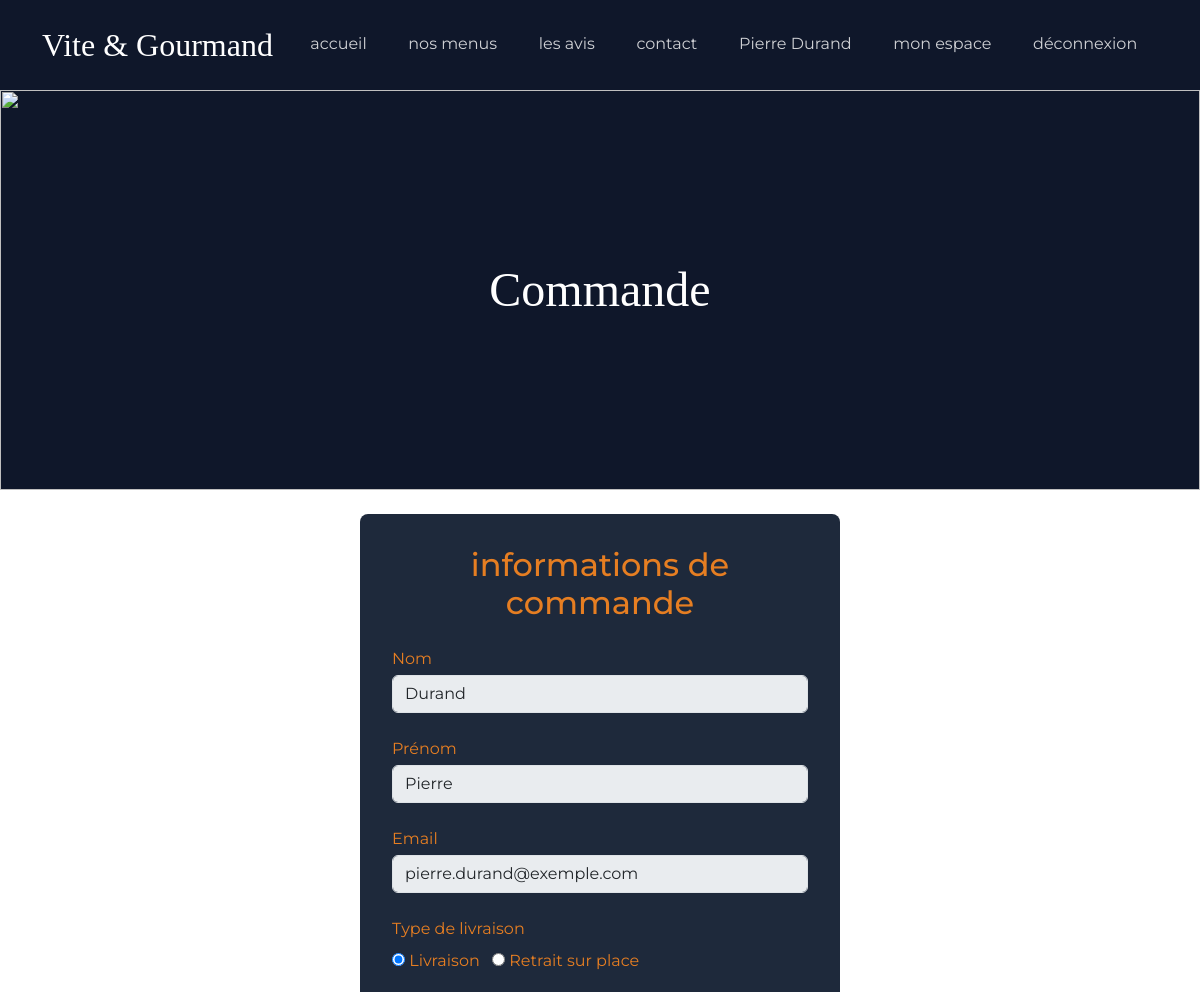
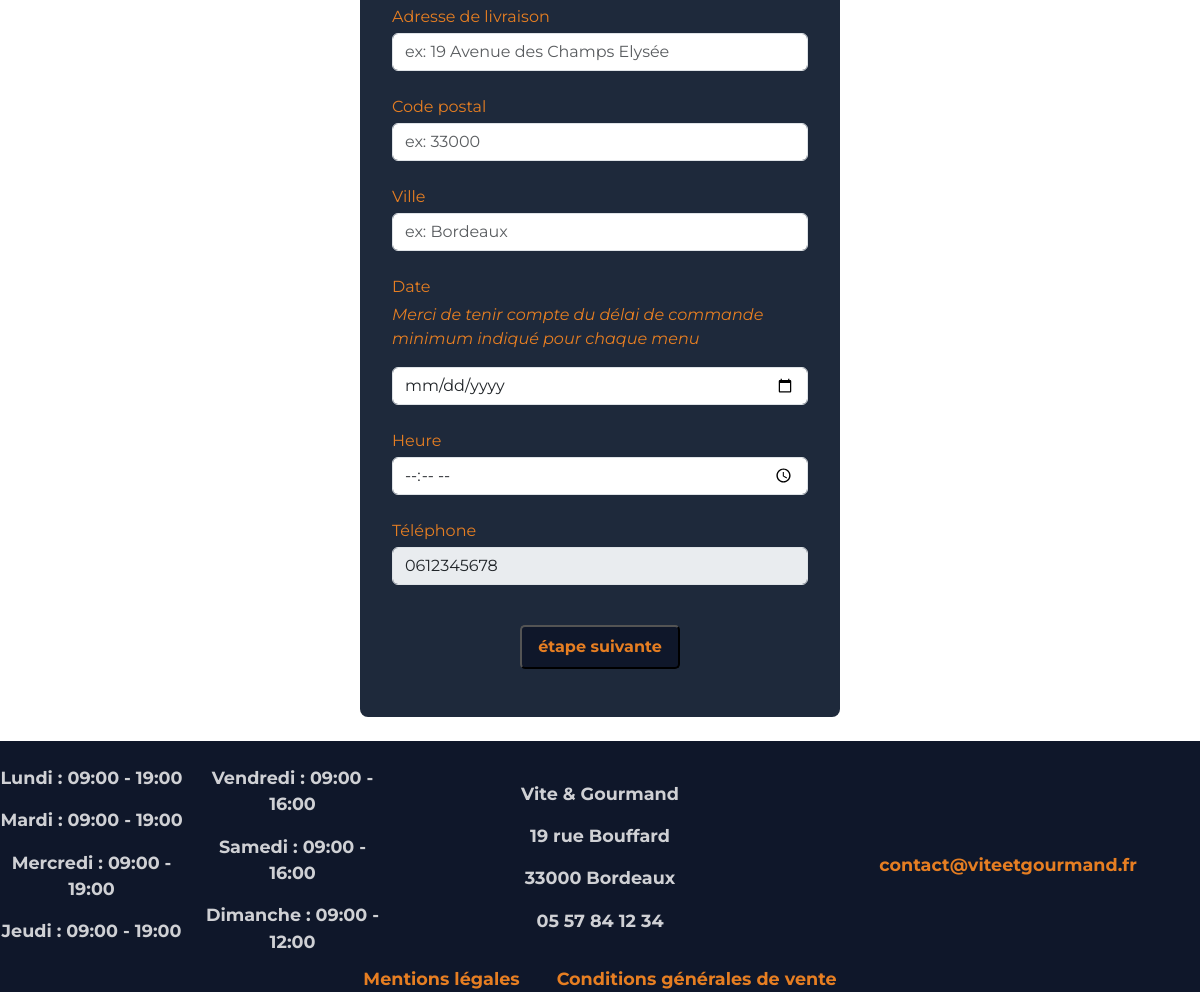
Screenshot of /commande (signed in) with the database file from the repository (2 pictures, top to bottom).
### tables this page shows
CREATE TABLE utilisateur(
   Id_Utilisateur INT AUTO_INCREMENT,
   nom VARCHAR(255) NOT NULL,
   prenom VARCHAR(255) NOT NULL,
   email VARCHAR(255) NOT NULL,
   mot_de_passe VARCHAR(255) NOT NULL,
   telephone VARCHAR(50) NOT NULL,
   adresse VARCHAR(255) NOT NULL,
   code_postal VARCHAR(50) NOT NULL,
   ville VARCHAR(255) NOT NULL,
   actif BOOLEAN NOT NULL DEFAULT 1,
   Id_role INT NOT NULL,
    
   must_change_password BOOLEAN NOT NULL DEFAULT 0,
   PRIMARY KEY(Id_Utilisateur),
   UNIQUE(email),
   FOREIGN KEY(Id_role) REFERENCES roles(Id_role)
);

CREATE TABLE horaire(
   Id_horaire INT AUTO_INCREMENT,
   jour VARCHAR(50) NOT NULL,
   heure_ouverture VARCHAR(50) NOT NULL,
   heure_fermeture VARCHAR(50) NOT NULL,
   PRIMARY KEY(Id_horaire)
);

### src/core/Router.php (called while the page is built, shortened)
<?php
class Router
{
    private $routes = [];
    public function add($url, $action)
    {
        $this->routes[$url] = $action;
    }
    public function dispatch()
    {
        $path = parse_url($_SERVER['REQUEST_URI'], PHP_URL_PATH);
        $path = rtrim($path, "/");
        try {
            $action = $this->routes[$path];
            $nomMethode = $action[1];
            $controller = new $nomController();
            $controller->$nomMethode();
        } catch (\Throwable $th) {
            http_response_code(500);
            die("Erreur serveur : " . $th->getMessage());
        }
    }
}

### public/index.php (called while the page is built, shortened)
<?php
$router = new Router();
$router->add('/', [HomeController::class, 'index']);
$router->add('/menus', [MenuController::class, 'index']);
$router->add('/menus/detail', [MenuController::class, 'showDetails']);
$router->add('/menus/filter', [MenuController::class, 'filter']);
$router->add('/connexion', [AuthController::class, 'handleLogin']);
$router->add('/logout', [AuthController::class, 'logout']);
$router->add('/inscription', [AuthController::class, 'handleSignUp']);
$router->add('/mot-de-passe-oublie', [AuthController::class, 'handleResetPassword']);
$router->add('/changer-mot-de-passe', [AuthController::class, 'handleChangePassword']);
$router->add('/contact', [ContactController::class, 'handleContact']);
$router->add('/avis', [AvisController::class, 'index']);
$router->add('/commande', [OrderController::class, 'handleOrder']);
$router->add('/mon-espace', []);
$router->add('/mon-espace/commandes', [OrderController::class, 'showUserOrders']);
$router->add('/mon-espace/commandes/modifier', [OrderController::class, 'updateOrder']);
$router->add('/mon-espace/commandes/annuler', [OrderController::class, 'deleteOrder']);
$router->add('/mon-espace/avis', [OrderController::class, 'LeaveReview']);
$router->add('/mon-espace/profil', [UserController::class, 'updateProfil']);
$router->add('/employe', [EmployeController::class, 'showOrders']);
$router->add('/employe/statut', [EmployeController::class, 'handleUpdateStatus']);
$router->add('/employe/menus', [EmployeController::class, 'handleMenus']);
$router->add('/employe/plats', [EmployeController::class, 'handlePlats']);
$router->add('/employe/avis', [EmployeController::class, 'handleReviews']);
$router->add('/employe/horaires', [EmployeController::class, 'handleHoraires']);
$router->add('/admin', [AdminController::class, 'handleNewEmploye']);
$router->add('/admin/stats', [AdminController::class, 'handleStats']);
$router->add('/cgv', [LegalController::class, 'showCgv']);
$router->add('/mentions-legales', [LegalController::class, 'showMentionsLegales']);
$router->add('/commande/calculer-frais', [OrderController::class, 'calculerFrais']);
$router->add('/sitemap.xml', [SitemapController::class, 'generate']);
$router->dispatch();

### src/repositories/UserRepository.php (called while the page is built, shortened)
<?php
class UserRepository
{
    public static function findByEmail($email)
    {
        $pdo = DatabaseConnection::getInstance();
        $stmt = $pdo->prepare("SELECT utilisateur.*, roles.libelle as role_libelle
        FROM utilisateur
        JOIN roles ON utilisateur.Id_role = roles.Id_role
        WHERE utilisateur.email = ?");
        $stmt->execute([$email]);
        $user = $stmt->fetch();
        return $user ?: null;
    }
}

### src/repositories/HoraireRepository.php (called while the page is built, shortened)
<?php
class HoraireRepository
{
    public static function getAllHoraire()
    {
        $pdo = DatabaseConnection::getInstance();
        $stmt = $pdo->prepare("SELECT horaire.* FROM horaire");
        $stmt->execute();
        return $stmt->fetchAll();
    }
}

### src/views/commande/order.php (the view, shortened to what this page needs)
<?php require_once('../src/views/layouts/header.php'); ?>
<div class="big-title container-fluid">
    <img src="/assets/images/Buffet_Big_title.png" alt="">
    <h1 class="text-center">Commande</h1>
</div>
<div class="form-container">
    <form class="d-flex flex-column align-items-center" action="/commande" method="post">
        <div class="form-user mt-4 mb-4" id="form-user">
            <div class="livraison mb-4 text-center">
                <h2>informations de commande</h2>
            </div>
            <div class="livraison text-start mb-4">
                <label class="mb-1 d-block" for="nom">Nom</label>
                <input class="form-control" type="text" id="nom" name="nom" disabled value="<?= $_SESSION['nom'] ?>">
            </div>
            <div class="livraison text-start mb-4">
                <label class="mb-1 d-block" for="prenom">Prénom</label>
                <input class="form-control" type="text" id="prenom" name="prenom" disabled value="<?= $_SESSION['prenom'] ?>">
            </div>
            <div class="livraison text-start mb-4">
                <label class="mb-1 d-block" for="email">Email</label>
                <input class="form-control" type="email" id="email" name="email" disabled value="<?= $_SESSION['email'] ?>">
            </div>
            <div class="livraison text-start mb-4 ">
                <label class="mb-2 d-block" for="type_liv_liv">Type de livraison</label>
                <input class="" type="radio" id="livraison" name="type_liv" required value="Livraison" checked>
                <label for="livraison">Livraison</label>
                <input class="ms-2" type="radio" id="enlevement" name="type_liv" required value="Enlevement">
                <label for="enlevement">Retrait sur place</label>
            </div>
            <div class="livraison livraison-param text-start mb-4">
                <label class="mb-1 d-block" for="adresse_liv">Adresse de livraison</label>
                <input class="form-control" type="text" id="adresse_liv" name="adresse_liv" placeholder="ex: 19 Avenue des Champs Elysée">
            </div>
            <div class="livraison livraison-param text-start mb-4">
                <label class="mb-1 d-block" for="codePostal">Code postal</label>
                <input class="form-control" type="text" id="codePostal_liv" name="codePostal_liv" placeholder="ex: 33000">
            </div>
            <div class="livraison livraison-param text-start mb-4">
                <label class="mb-1 d-block" for="ville_liv">Ville</label>
                <input class="form-control" type="text" id="ville_liv" name="ville_liv" placeholder="ex: Bordeaux">
            </div>
            <div class="livraison text-start mb-4">
                <label class="mb-1 d-block" for="date_liv">Date</label>
                <p><em>Merci de tenir compte du délai de commande minimum indiqué pour chaque menu</em></p>
                <input class="form-control" type="date" id="date_liv" name="date_liv" required>
            </div>
            <div class="livraison text-start mb-4">
                <label class="mb-1 d-block" for="heure_liv">Heure</label>
                <input class="form-control" type="time" id="heure_liv" name="heure_liv" min="9:00" max="20:00" required>
            </div>
            <div class="livraison text-start mb-4">
                <label class="mb-1 d-block" for="telephone">Téléphone</label>
                <input class="form-control" type="text" id="telephone" name="telephone" disabled value="<?= $user['telephone'] ?>">
            </div>
            <div class="text-center">
                <button class="connect-button mb-3 mt-3" id="etape-apres1" type="button">étape suivante</button>
            </div>
        </div>
    </form>
</div>
<?php require_once('../src/views/layouts/footer.php'); ?>

### src/views/layouts/footer.php
<footer>
    <div class="container-fluid footer text-center pt-4">
        <div class="row align-items-center">
            <div class="col">
                <div class="colonne">
                    <?php
                    $horaires = HoraireRepository::getAllHoraire();
                    foreach ($horaires as $horaire):
                    ?>
                        <p><?= htmlspecialchars($horaire['jour']) ?> : <?= htmlspecialchars($horaire['heure_ouverture']) ?> - <?= htmlspecialchars($horaire['heure_fermeture']) ?></p>
                    <?php endforeach; ?>
                </div>
            </div>
            <div class="col">
                <p>Vite & Gourmand</p>
                <p>19 rue Bouffard</p>
                <p>33000 Bordeaux</p>
                <p>05 57 84 12 34</p>
            </div>
            <div class="lien col">
                <a href="mailto:contact@viteetgourmand.fr">contact@viteetgourmand.fr</a>
            </div>
        </div>
        <div class="lien text-center">
            <a href="/mentions-legales">Mentions légales</a>
            <a href="/cgv">Conditions générales de vente</a>
        </div>
    </div>
</footer>

### public/assets/css/style.css (style rules this page uses)
* { padding: 0; margin: 0; }
:root { --couleur-primary: #0056b3; --couleur-secondary: #e67e22; --couleur-dark: #0f172a; --couleur-bg-dark: #1e293b; --font-titre: "Nunito", serif; --font-texte: "Montserrat", sans-serif; }
.footer { font-weight: bold; font-size: 1.1rem; }
.colonne { column-count: 2; }
.container-fluid { padding: 0; background-color: var(--couleur-dark); font-family: var(--font-texte); color: rgba(255, 255, 255, 0.8) !important; }
.lien a { margin: 0 1rem; }
.big-title img { width: 100%; height: 100%; object-fit: cover; }
.big-title h1 { font-family: var(--font-titre); color: white; font-size: 3rem; position: absolute; top: 50%; left: 50%; transform: translate(-50%, -50%); z-index: 1; width: 100%; text-align: center; }
.big-title { position: relative; width: 100%; height: 400px; overflow: hidden; }
.box-connexion label, .box-connexion a, .box-connexion p, .lien a { color: var(--couleur-secondary); }
.box-connexion a, .lien a { text-decoration: none; }
.connect-button { padding: 0.5rem 1rem; background-color: var(--couleur-dark); border-radius: 5px; color: var(--couleur-secondary); font-weight: bold; transition: transform 0.3s ease, box-shadow 0.3s ease; }
.form-user, .form-menu, .form-order { font-family: var(--font-texte); background-color: var(--couleur-bg-dark); border-radius: 8px; color: var(--couleur-secondary); width: 40%; min-width: 320px; margin: 0 auto; padding: 2rem; }

### rows the page displays
utilisateur: telephone "0612345678"
horaire: jour "Lundi", heure_ouverture "09:00", heure_fermeture "19:00"
horaire: jour "Mardi", heure_ouverture "09:00", heure_fermeture "19:00"
horaire: jour "Mercredi", heure_ouverture "09:00", heure_fermeture "19:00"
horaire: jour "Jeudi", heure_ouverture "09:00", heure_fermeture "19:00"
horaire: jour "Vendredi", heure_ouverture "09:00", heure_fermeture "16:00"
horaire: jour "Samedi", heure_ouverture "09:00", heure_fermeture "16:00"
horaire: jour "Dimanche", heure_ouverture "09:00", heure_fermeture "12:00"

### other values shown
$_SESSION['prenom'] "Pierre"
$_SESSION['nom'] "Durand"
